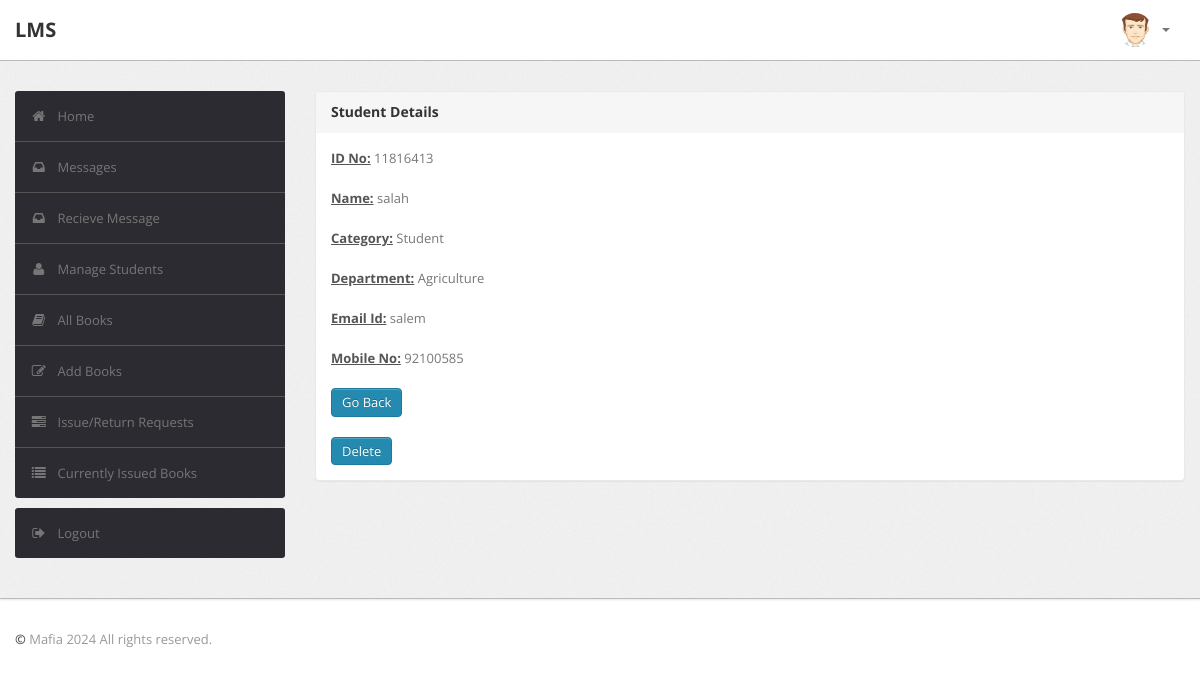
Page /librarian/studentdetails.php?id=11816413 on the committed database.
### tables this page shows
CREATE TABLE `user` (
  `RollNo` varchar(50) NOT NULL,
  `Name` varchar(50) DEFAULT NULL,
  `Type` varchar(50) DEFAULT NULL,
  `Category` varchar(50) DEFAULT NULL,
  `Department` varchar(255) NOT NULL,
  `EmailId` varchar(50) DEFAULT NULL,
  `MobNo` bigint(11) DEFAULT NULL,
  `Password` varchar(50) DEFAULT NULL
);

### librarian/studentdetails.php (the view, shortened to what this page needs)
<?php
require('dbconn.php');
?>
<?php
if ($_SESSION['RollNo'] !== 'staff') {
    ?>
<!DOCTYPE html>
<html lang="en">
    <head>
        <link type="text/css" href="bootstrap/css/bootstrap.min.css" rel="stylesheet">
        <link type="text/css" href="bootstrap/css/bootstrap-responsive.min.css" rel="stylesheet">
        <link type="text/css" href="css/theme.css" rel="stylesheet">
        <link type="text/css" href="images/icons/css/font-awesome.css" rel="stylesheet">
    </head>
    <body>
        <div class="navbar navbar-fixed-top">
            <div class="navbar-inner">
                <div class="container">
                        <a class="brand" href="index.php">LMS </a>
                    <div class="nav-collapse collapse navbar-inverse-collapse">
                        <ul class="nav pull-right">
                            <li class="nav-user dropdown"><a href="#" class="dropdown-toggle" data-toggle="dropdown">
                                <img src="images/user.png" class="nav-avatar" />
                                <b class="caret"></b></a>
                            </li>
                        </ul>
                    </div>
                </div>
            </div>
        </div>
        <div class="wrapper">
            <div class="container">
                <div class="row">
                    <div class="span3">
                        <div class="sidebar">
                              <ul class="widget widget-menu unstyled">
                                <li class="active"><a href="index.php"><i class="menu-icon icon-home"></i>Home
                                </a></li>
                                 <li><a href="message.php"><i class="menu-icon icon-inbox"></i>Messages</a>
                                </li>
                                <li><a href="recieve.php"><i class="menu-icon icon-inbox"></i>Recieve Message</a>
                                </li>
                                <li><a href="student.php"><i class="menu-icon icon-user"></i>Manage Students </a>
                                </li>
                                <li><a href="book.php"><i class="menu-icon icon-book"></i>All Books </a></li>
                                <li><a href="addbook.php"><i class="menu-icon icon-edit"></i>Add Books </a></li>
                                <li><a href="requests.php"><i class="menu-icon icon-tasks"></i>Issue/Return Requests </a></li>
                                <li><a href="current.php"><i class="menu-icon icon-list"></i>Currently Issued Books </a></li>
                            </ul>
                            <ul class="widget widget-menu unstyled">
                                <li><a href="logout.php"><i class="menu-icon icon-signout"></i>Logout </a></li>
                            </ul>
                        </div>
                    </div>
                    <div class="span9">
                        <div class="content">
                        <div class="module">
                            <div class="module-head">
                                <h3>Student Details</h3>
                            </div>
                            <div class="module-body">
                        <?php
                            $rno=$_GET['id'];
                            $sql="select * from LMS.user where RollNo='$rno'";
                            $result=$conn->query($sql);
                            $row=$result->fetch_assoc();
                                $name=$row['Name'];
                                $category=$row['Category'];
                                 $department=$row['Department'];
                                $email=$row['EmailId'];
                                $mobno=$row['MobNo'];
                                  echo "<b><u>ID No:</u></b> ".$rno."<br><br>";
                                echo "<b><u>Name:</u></b> ".$name."<br><br>";
                                echo "<b><u>Category:</u></b> ".$category."<br><br>";
                                 echo "<b><u>Department:</u></b> ".$department."<br><br>";
                                echo "<b><u>Email Id:</u></b> ".$email."<br><br>";
                                echo "<b><u>Mobile No:</u></b> ".$mobno."<br><br>";
                            ?>
                        <a href="student.php" class="btn btn-primary">Go Back</a>
                        <br>
                        <br>
                        <form action="delstu.php" method="post">
                        <button class="btn btn-primary" name="delete" type="submit" onclick="myFunction()">Delete
                        </button>
                          </form>
                               </div>
                           </div>
                        </div>
                    </div>
                </div>
            </div>
        </div>
<div class="footer">
            <div class="container">
                <b class="copyright">&copy;    </b> Mafia 2024 All rights reserved.
            </div>
        </div>
    </body>
</html>
<?php }
else {
    echo "<script type='text/javascript'>alert('Access Denied!!!')</script>";
} ?>

### librarian/css/theme.css (style rules this page uses)
body { font-size: 13px; font-family: 'Open Sans', Arial, sans-serif; background: #fff; color: #777 }
h1, h2, h3, h4, h5, h6 { color: #333; margin-top: 0 }
h3 { font-size: 20px }
strong, b { color: #555 }
.wrapper { background: url(../images/bg.png) #eee; border-bottom: 1px solid #bbb; -webkit-box-shadow: 0 1px 2px rgba(0,0,0,0.1); -moz-box-shadow: 0 1px 2px rgba(0,0,0,0.1); box-shadow: 0 1px 2px rgba(0,0,0,0.1); padding: 30px 0 }
.footer { color: #999; padding: 30px 0 60px }
form { margin: 0 }
select, textarea, input[type="text"], input[type="password"], input[type="datetime"], input[type="datetime-local"], input[type="date"], input[type="month"], input[type="time"], input[type="week"], input[type="number"], input[type="email"], input[type="url"], input[type="search"], input[type="tel"], input[type="color"], .uneditable-input, label, input, button, select, textarea { -webkit-border-radius: 3px; -moz-border-radius: 3px; border-radius: 3px; font-size: 13px; font-family: 'Open Sans', Tahoma, Arial, sans-serif }
body [class^="icon-"], body [class*=" icon-"] { font-size: 14px; line-height: 20px; height: 20px }
.module { background: #fff; -webkit-border-radius: 3px; -moz-border-radius: 3px; border-radius: 3px; border: 1px solid #ccc; border-bottom-color: #bbb; -webkit-box-shadow: 0 0 1px rgba(0,0,0,0.2); -moz-box-shadow: 0 0 1px rgba(0,0,0,0.2); box-shadow: 0 0 1px rgba(0,0,0,0.2); margin-bottom: 30px }
.navbar { position: static!important; margin: 0!important }
.navbar .navbar-inner { background: #fff; border-bottom: 1px solid #bbb; -webkit-box-shadow: 0 1px 2px rgba(0,0,0,0.15); -moz-box-shadow: 0 1px 2px rgba(0,0,0,0.15); box-shadow: 0 1px 2px rgba(0,0,0,0.15) }
.navbar .brand { color: #333; font-weight: bold; font-size: 20px; margin-right: 20px; padding: 20px }
.navbar .nav>li>a { padding: 20px 15px; font-weight: bold; color: #777 }
.nav-user>a { height: 20px }
.nav-avatar { width: 34px; height: 34px; margin: -7px 5px 0 0; -webkit-border-radius: 50%; -moz-border-radius: 50%; border-radius: 50% }
.btn, .btn-box { -webkit-border-radius: 3px; -moz-border-radius: 3px; border-radius: 3px }
.btn { font-size: 13px; font-weight: 600 }
.btn { display: inline-block; margin-bottom: 0; font-weight: 400; text-align: center; vertical-align: middle; cursor: pointer; background-image: none; border: 1px solid transparent; white-space: nowrap; padding: 4px 10px; font-size: 13px; line-height: 1.42857; border-radius: 4px; -webkit-user-select: none; -moz-user-select: none; -ms-user-select: none; user-select: none }
.btn-primary { color: #fff; background-color: #248aaf; border-color: #20799a }
.widget-menu { background: #fff; -webkit-border-radius: 3px; -moz-border-radius: 3px; border-radius: 3px; overflow: hidden }
.widget-menu a { color: #555; display: block; line-height: 20px; padding: 15px; text-decoration: none!important }
.widget-menu .menu-icon { margin-right: 10px; color: #767676; -webkit-transition: all .2s ease-in-out; -moz-transition: all .2s ease-in-out; transition: all .2s ease-in-out; }
.widget-menu>li+li { border-top: 1px solid #555 }
.widget-menu>li>a { background-color: #2d2b32; color: #767676; -webkit-transition: all .2s ease-in-out; -moz-transition: all .2s ease-in-out; transition: all .2s ease-in-out; }
.module { box-shadow: 0 0 3px rgba(0,0,0,.1); border-color: #e9e9e9; margin-bottom: 20px; background-color: #fff; border-radius: 4px; -webkit-box-shadow: 0 1px 1px rgba(0,0,0,.05); box-shadow: 0 1px 1px rgba(0,0,0,.05); }
.module-head { color: #767676; background-color: #f6f6f6; border-color: #e9e9e9; padding: 10px 15px; border-bottom: 1px solid transparent; border-top-right-radius: 3px; border-top-left-radius: 3px; }
.module-head h3 { font-size: 14px; line-height: 20px; height: 20px; margin: 0 }
.module-body { padding: 15px }

### rows in the picture
user: Name "salah", Category "Student", Department "Agriculture", EmailId "salem", MobNo "92100585"

### other values in the picture
$rno "11816413"
